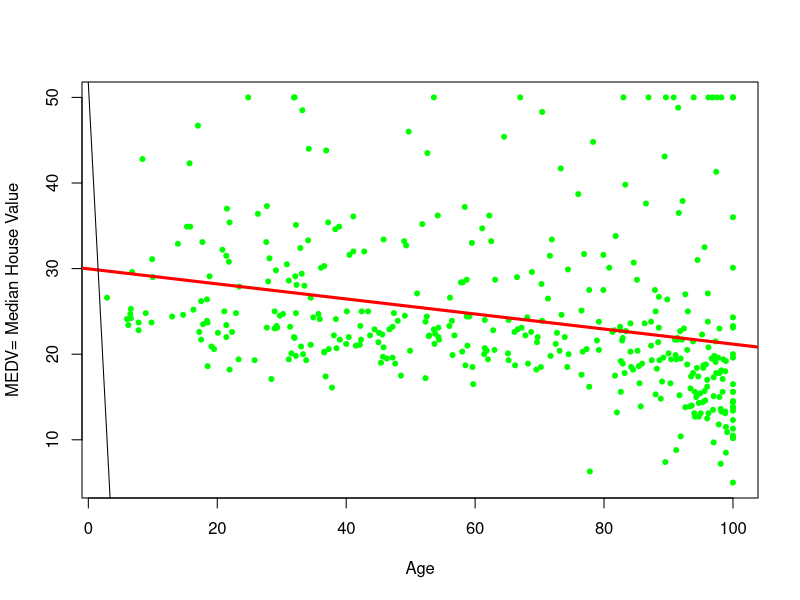
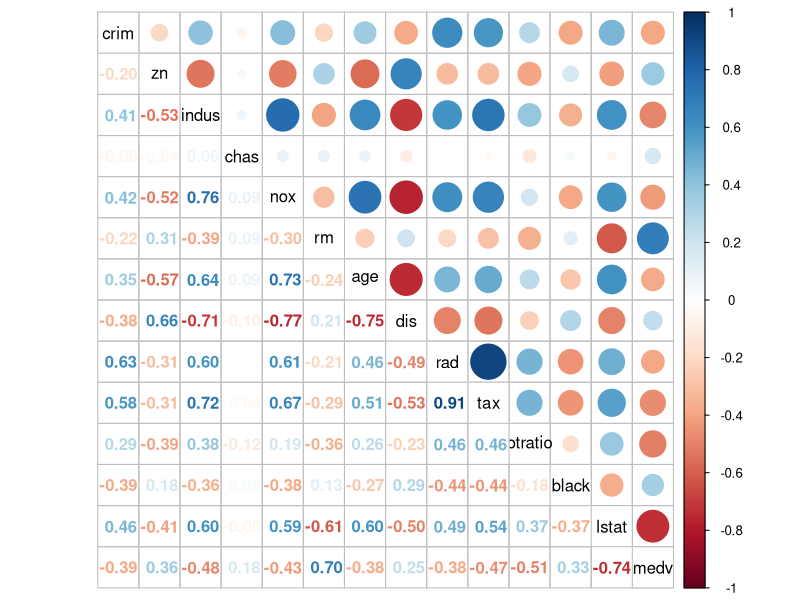
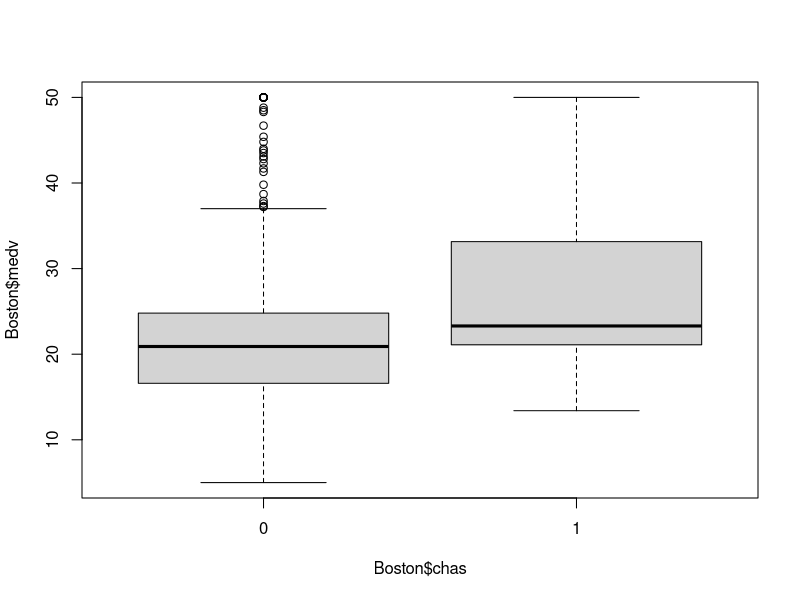

R code for these plots, in order:
#Q.1
library(MASS)

#dim(Boston)
dim(Boston)

#Q2
training=Boston[1:400,]
#dim(train)
testing=Boston[-(1:400),]
#dim(test)
dim(testing)




#Q3
cor(Boston$age,Boston$medv)
#Le coefficient de corrélation est entre -1<r<0 et il est plus proche de 0
#que de -1 donc la relationlinéaire entre les variables est faible et de mauvaise qualité (-0.37)
#http://www.astro.ulg.ac.be/cours/magain/STAT/Stat_Main_Fr/Chapitre7.html

#Q4
model=lm(medv~age,data=training)
model
#medv = median house value
plot(training$age,training$medv,col='green',xlab="Age",ylab="MEDV= Median House Value",pch=20)
abline(model,col='red',lwd=3)
#Oldest houses have a Med House value lower than youngest houses which makes sense


#Q5
modelBis=lm(medv~log(lstat)+age,data=training)
modelBis
abline(modelBis)
#The linear regression line is decreasing it goes null very fast

#Q6
summary(modelBis)


#Q7
#The p value is equal to 2.2e-16 which is very low so predictors are good
# and the R squared is 67% which is good result because it is above 60%



#Q8
y_hat=predict(modelBis,data.frame(lstat=(testing$lstat),age=(testing$age)))
y=testing$medv
RMSE=mean((y-y_hat)^2)
RMSE
#RMSE is 23 and R squarred is 0.66 
#the p-value: < 2.2e-16 so it's significant because the p value is very low




#Q9
modelThird= lm(medv~.,data=training)
modelThird
summary(modelThird)

#Q10
modelFourth=lm(medv~.+log(lstat)-lstat,data=training)
modelFourth
summary(modelFourth)

#Q11
#In the question 9 the Adjusted R-squared:  0.7249 
#In the tenth, Adjusted R-squared:  0.7777 
#So yes the R improved so we can suppose that the result is better with log


#Q12
round(cor(training),digits=2)


#Q13
library(corrplot)
?corrplot.mixed
M<-cor(Boston)
corrplot.mixed(M,tl.col="Black")

#Q14
cor(Boston$rad,Boston$tax)
#The correlation between these two variables is 0.91 as stated in the corrplot mixed


#Q15
modelFifth=lm(medv~.+log(lstat)-lstat-tax,data=training)
summary(modelFifth)
summary(modelFourth)
#without tax, the R squarred is lower than the model with tax 
#Fourth Adjusted R-squared:  0.7777 -> Fifth 0.7706 
#whereas without tax, the Statistic is higher than the model with tax
#F-statistic Fourth: 108.4 -> Fifth : 112.7


#Q16
y_hatModelFifth=predict(modelFifth,testing)
y_hatModelFifth
RMSE=mean((testing$medv-y_hatModelFifth)^2)
RMSE


#ANOVA
#Q17
length(which(Boston$chas==1))
#there are 35 suburbs bounding the river

#Q18
boxplot(Boston$medv~Boston$chas)
#we can see that bounding the river the median prices are higher than 
#houses which dont bound the river
#CELA SERT A COMPARER VARIABLES QUALITATIF ET QUANTITATIF

#Q19
aggregate(training$medv,by=list(training$chas),FUN=mean)
#23.94 and 28.44
#u0 et u1 sont les moyennes des prix e nfonction de chas



#20
modelsixth=aov(medv~chas,data=training)
anova(modelsixth)
modelsixthBis= lm(medv~chas,data=training)
summary(modelsixthBis)
#We find the same result for the p value which is equal to 0.005 (0.5%) so lower than 1%
#We print summary modelSixth Bis in order to verify our result
# So there is a good relationship between median prices and chas

#QUALITATIVE PREDICTORS

#21
ano=aov(medv~chas+crim,data=training)
ano$coefficients
summary(ano)
#We can see that the chas'coefficient is 4.5 which is quite high and makes the medv rise 
#and the crim'coefficient is -0.4 whi makes the median price low

#22
#the chas'p value is 0.004(4%) so it is significant 
#but the crim'p value is much more lower so it has a biggest influence on medv

#23
modelseventh=lm(medv~lstat*age,data=training)
summary(modelseventh)
#the model is very significant because the p value is 2.2*10^-16


#24
modelFinal=lm(medv~.*.,data=training)
summary(modelFinal)
#this one tries every combination of features
#we can see the fiability thanks to the stars next to p value
#so rad:tax, rm:lstat,rm:black,chas:black give the best p values



#fiability is verified by p value
#Quality is verified by R squarred








